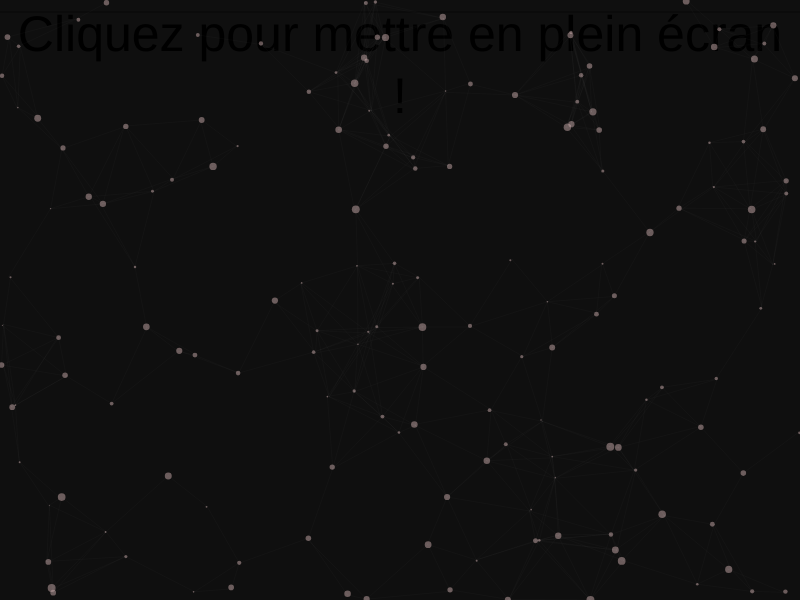
Frame 1 (no input)
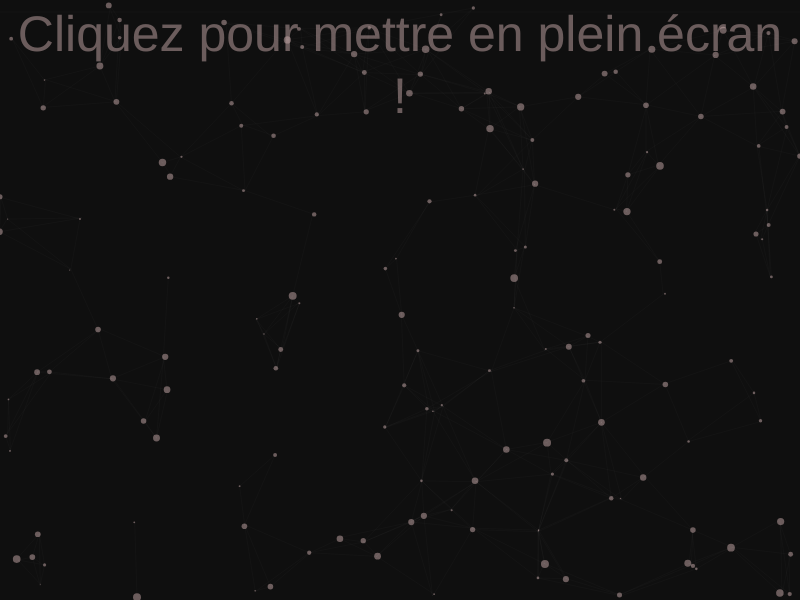
Frame 60 (no input)
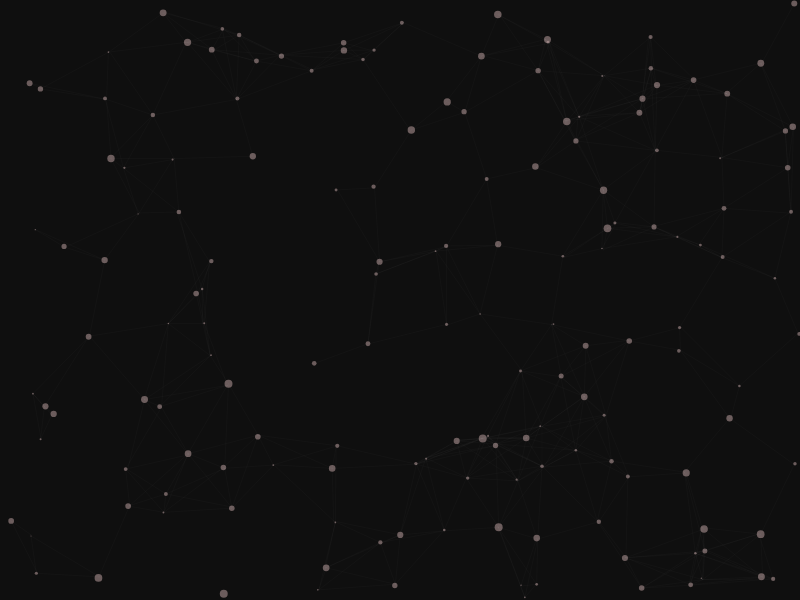
Frame 120 (the mouse pressed at the canvas centre since frame 60)

The p5.js sketch that drew these frames (run headless with seeded random() and noise() and a simulated clock; from frame 60 on, the mouse is pressed at the canvas centre):

// p5.js sketch
// ── sketch.js
// this class describes the properties of a single particle.
class Particle {
    // setting the co-ordinates, radius and the
    // speed of a particle in both the co-ordinates axes.
    constructor() {
        this.x = random(0, width);
        this.y = random(0, height);
        this.r = random(1, 8);
        this.xSpeed = random(-2, 2);
        this.ySpeed = random(-1, 1.5);
    }

    // creation of a particle.
    createParticle() {
        noStroke();
        fill("rgba(200,169,169,0.5)");
        circle(this.x, this.y, this.r);
    }

    // setting the particle in motion.
    moveParticle() {
        if (this.x < 0 || this.x > width) this.xSpeed *= -1;
        if (this.y < 0 || this.y > height) this.ySpeed *= -1;
        this.x += this.xSpeed;
        this.y += this.ySpeed;
    }

    // this function creates the connections(lines)
    // between particles which are less than a certain distance apart
    joinParticles(particles) {
        particles.forEach((element) => {
            let dis = dist(this.x, this.y, element.x, element.y);
            if (dis < 85) {
                stroke("rgba(255,255,255,0.04)");
                line(this.x, this.y, element.x, element.y);
            }
        });
    }
}

// an array to add multiple particles
let particles = [];

function setup() {
    createCanvas(displayWidth, displayHeight);
    for (let i = 0; i < width / 5; i++) {
        particles.push(new Particle());
    }
}

/**
 * Fullscreen on mouse click.
 * Click again to remove fullscreen.
 */

function mousePressed() {
    fullscreen(true);
}

function checkFS() {
    if (!fullscreen()) {
        textSize(50);
        strokeWeight(0.5);

        line(0, 12, width, 12);
        textAlign(CENTER, TOP);
        text("Cliquez pour mettre en plein écran !", 0, 12, width);
    }
}

function draw() {
    background("#0f0f0f");
    checkFS();

    for (let i = 0; i < particles.length; i++) {
        particles[i].createParticle();
        particles[i].moveParticle();
        particles[i].joinParticles(particles.slice(i));
    }
}
